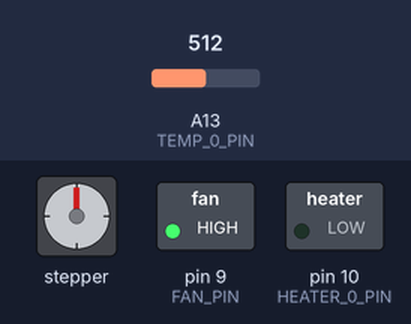
The sketch below on a simulated Arduino Mega 2560, built with avr-gcc and run on an emulated ATmega2560. Parts: stepper motor, switched loads named in the sketch (green lamp = pin HIGH). Wiring (inferred from the names in the program): stepper motor driver (200 steps per turn assumed): step pin 26; direction pin 28; enable pin 24. Inputs (shaded band) come from the test bench; at power-on: A13 (TEMP_0_PIN) = 512. The modem accepts every AT command (registered, SIM ready, sends succeed) and sends nothing else; pins used as bus, display or sensor lines are not drawn.

Above: at 1.2 s.
1.3 s: A13 (TEMP_0_PIN) set to 934
2.8 s: A13 (TEMP_0_PIN) set to 966
At 4.0 s:
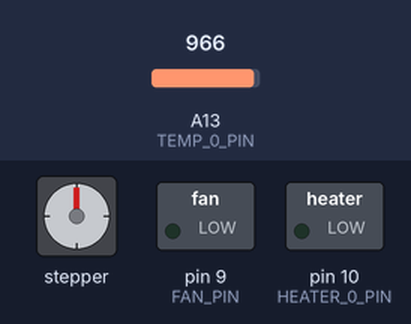
4.3 s: A13 (TEMP_0_PIN) set to 900
At 5.3 s:
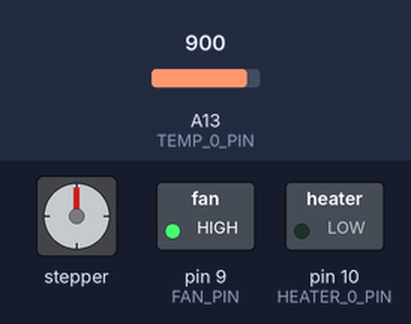
5.8 s: A13 (TEMP_0_PIN) set to 1010
At 6.4 s:
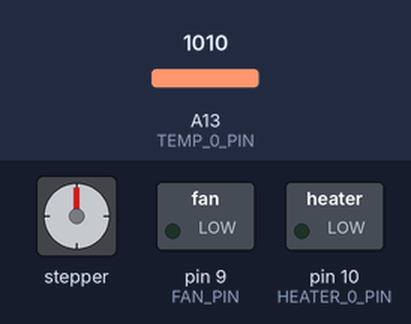
Timing chart, 0 to 8.3 s (numbered marks = the images above; inputs shaded):
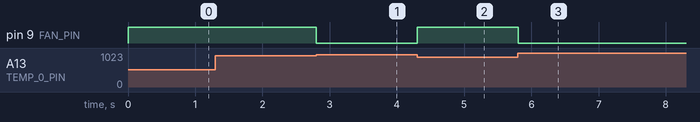

Measured:
- the behaviour switches between 950 and 951 on A13 (TEMP_0_PIN) (found by bisection; images 0 and 1)
- after the input at 1.3 s, every drawn part: stays the same
- after the input at 2.8 s, pin 9 (FAN_PIN): HIGH → LOW at once
- after the input at 4.3 s, pin 9 (FAN_PIN): LOW → HIGH at once
- after the input at 5.8 s, pin 9 (FAN_PIN): HIGH → LOW at once

The sketch:

extruderCtrl.ino
```cpp
#include <Arduino.h>

#include "src/GlobalConfig.h"
#include "src/Pins/App_Pins.h"
#include "src/DebugLED/DebugLED.h"

#if USE_THERMISTOR_TABLE
  #include "src/TableThermistor/TableThermistor.h"
  #include "src/TableThermistor/thermistor_104gt_and_ramps14_table.h"
#else
  #include "src/Thermistor/Thermistor.h"
#endif

#include "src/PID/PID.h"
#include "src/Heater/Heater.h"
#include "src/Heater_control/Heater_control.h"
#define HEATER_CARTRIDGE_RATED_POWER 30.0

#include "src/Fan/Fan.h"
#define  FAN_TURN_ON_TEMP_THRESHOLD  40
#define  FAN_TURN_OFF_TEMP_THRESHOLD 35
#define  FAN_ON  255
#define  FAN_OFF   0

#include "src/Stepper/Stepper.h"

#include "src/Commander/Commander.h"
#include "src/Periodically/Periodically.h"

#define SERIAL_MODULE Serial2

Thermistor*    thrm_ptr;
Pid*           thrm_pid_ptr;
Heater*        htr_ptr;
HeaterControl* htr_ctrl_ptr;
Fan*           fan_ptr;

Commander*     cmdr_ptr;
Periodically*  temp_sender_ptr = nullptr;
Periodically*  extruder_speed_sender_ptr = nullptr;

void fanControl()
{
  if (thrm_ptr->getTemp() >= FAN_TURN_ON_TEMP_THRESHOLD)
  {
    fan_ptr->setSpeed(FAN_ON);
  }
  else if (thrm_ptr->getTemp() <= FAN_TURN_OFF_TEMP_THRESHOLD)
  {
    fan_ptr->setSpeed(FAN_OFF);
  }
  return;
}

void send_temp()
{
  uint8_t msg[5];

  msg[0] = MSG_READ_TEMPERATURE;
  float TempCelsius = thrm_ptr->getTemp();
  memcpy(&(msg[1]), &TempCelsius, sizeof(TempCelsius));

  cmdr_ptr->send_msg((uint8_t*)msg, sizeof(msg));
  return;
}

void periodically_send_temperature(void* context, uint8_t context_length)
{
  uint8_t msg[5];

  msg[0] = MSG_READ_TEMPERATURE;
  float TempCelsius = thrm_ptr->getTemp();
  memcpy(&(msg[1]), &TempCelsius, sizeof(TempCelsius));

  cmdr_ptr->send_msg((uint8_t*)msg, sizeof(msg));
  return;
}

void sendSteppingFreq()
{
  uint8_t msg[5];

  msg[0] = MSG_READ_EXTRUSION_SPEED;
  float stepFreq = stepper_getSteppingFrequency();
  memcpy(&(msg[1]), &stepFreq, sizeof(stepFreq));

  cmdr_ptr->send_msg((uint8_t*)msg, sizeof(msg));
  return;
}

void periodically_send_extruder_speed(void* context, uint8_t context_length)
{
  uint8_t msg[5];

  msg[0] = MSG_READ_EXTRUSION_SPEED;
  float stepFreq = stepper_getSteppingFrequency();
  memcpy(&(msg[1]), &stepFreq, sizeof(stepFreq));

  cmdr_ptr->send_msg((uint8_t*)msg, sizeof(msg));
  return;
}

void start_periodic_messaging()
{
  if (temp_sender_ptr != nullptr)
  {
    temp_sender_ptr->start();
  }
  if (extruder_speed_sender_ptr != nullptr)
  {
    extruder_speed_sender_ptr->start();
  }
  return;
}

void stop_periodic_messaging()
{
  if (temp_sender_ptr != nullptr)
  {
    temp_sender_ptr->stop();
  }
  if (extruder_speed_sender_ptr != nullptr)
  {
    extruder_speed_sender_ptr->stop();
  }
  return;
}

void set_heat_ref(extra_bytes_t* data, uint8_t len)
{
  if (len == 4)
  {
    float temp_ref = (data->arr_f[0]);
    htr_ctrl_ptr->setTempRef(temp_ref);
  }
  return;
}


void set_stepping_freq(extra_bytes_t* data, uint8_t len)
{
  if (len == 4)
  {
    float target_step_freq = (data->arr_f[0]);
    stepper_setSteppingFrequency(target_step_freq);
  }
  return;
}

void blink_debug_led()
{
  LED_debug_blink(LED_PIN);
}

void setup()
{
  /* ===[Heating control]=== */
#if USE_THERMISTOR_TABLE
  thrm_ptr = new Thermistor(TEMP_0_PIN, therm_104gt_ramps14_table, therm_104gt_ramps14_table_len, 10);
#else
  Thermistor_config_t thrm_cfg;
  thrm_cfg.R_vdiv = 4700;
  thrm_cfg.R_T1   = 100000;
  thrm_cfg.T1     = 25;
  thrm_cfg.B      = 4267;

  thrm_ptr = new Thermistor(TEMP_0_PIN, &thrm_cfg, 5);
#endif

  pid_cfg_t pid_cfg;
  pid_cfg.Kp     = 0.15;
  pid_cfg.Ki     = 0.005;
  pid_cfg.Kd     = 0;
  pid_cfg.i_sum0 = 0;
  pid_cfg.u_lim_low  = 0;
  pid_cfg.u_lim_high = 30;

  thrm_pid_ptr = new Pid(&pid_cfg);

  htr_ptr = new Heater(HEATER_0_PIN, HEATER_CARTRIDGE_RATED_POWER);

  htr_ctrl_ptr = new HeaterControl(thrm_ptr, thrm_pid_ptr, htr_ptr, 5);

  fan_ptr = new Fan(FAN_PIN);

  /* ===[Stepper motor control]=== */
  stepper_init(E_STEP_PIN, E_DIR_PIN, E_ENABLE_PIN, 1000);
  stepper_enable();

  /* ===[Serial communication and command interpreter]=== */
  SERIAL_MODULE.begin(9600, SERIAL_8N1);

  cmdr_ptr = new Commander(&SERIAL_MODULE);

  cmdr_ptr->set_extrusion_speed_cb = set_stepping_freq;
  cmdr_ptr->read_extrusion_speed_cb = sendSteppingFreq;

  cmdr_ptr->set_heating_cb = set_heat_ref;
  cmdr_ptr->read_temperature_cb = send_temp;

  cmdr_ptr->blink_debug_led_cb = blink_debug_led;

  //cmdr_ptr->start_periodic_messaging_cb = start_periodic_messaging;
  //cmdr_ptr->stop_periodic_messaging_cb = stop_periodic_messaging;

  temp_sender_ptr           = new Periodically(periodically_send_temperature,    NULL, 0, 1);
  extruder_speed_sender_ptr = new Periodically(periodically_send_extruder_speed, NULL, 0, 0.5);

  cmdr_ptr->enable();
  start_periodic_messaging();
  /* ======== */

  SERIAL_MODULE.println("Setup done!");
}

void loop()
{
  thrm_ptr->PeriodicReadTemp();
  htr_ctrl_ptr->processControl();

  fanControl();

  stepper_process();

  cmdr_ptr->process_incomming();

  temp_sender_ptr->process();
  extruder_speed_sender_ptr->process();

  LED_process();
}
```

Commander.cpp
```cpp
#include "Commander.h"

void default_handler_void() {return;}
void default_handler_data(extra_bytes_t* data, uint8_t len) {return;}

void Commander::init_members()
{
    this->set_extrusion_speed_cb      = default_handler_data;
    this->set_heating_cb              = default_handler_data;
    this->read_extrusion_speed_cb     = default_handler_void;
    this->read_temperature_cb         = default_handler_void;
    this->blink_debug_led_cb          = default_handler_void;
    this->start_periodic_messaging_cb = default_handler_void;
    this->stop_periodic_messaging_cb  = default_handler_void;

    this->enabled = false;

    this->numBytesRcvd = 0;
    this->numBytesTot  = 1;

    this->cmd_code = 0x00;
    for (uint16_t i = 0; i < EXTRA_BYTES_BUFFER_SIZE; i++) {this->extra_data.arr_b[i] = 0x00;}

    this->sumBytesRcvd = 0;
    this->timesInvalidCmdRcvd = 0;

    return;
}

Commander::Commander(HardwareSerial* serial_ptr)
{
    this->sr = serial_ptr;

    this->init_members();
}

#define STD_SERIAL              Serial
#define STD_SERIAL_BAUD_RATE    9600
#define STD_SERIAL_CONFIG       SERIAL_8N1

Commander::Commander()
{
    this->sr = &(STD_SERIAL);
    this->sr->begin(STD_SERIAL_BAUD_RATE, STD_SERIAL_CONFIG);

    this->init_members();
}

Commander::~Commander()
{
    this->process_incomming();
    this->sr->flush();
    this->sr->end();
}

void Commander::enable()
{
    if (this->enabled == false)
    {
        this->enabled = true;
    }
    return;
}

void Commander::send_msg(uint8_t* buf, int16_t len)
{
    if (this->enabled == false)
    {
        return;
    }

    this->sr->write(buf, len);

    return;
}


void Commander::execute_cmd()
{
    switch (this->cmd_code)
    {
    case MSG_SET_EXTRUSION_SPEED:
        this->set_extrusion_speed_cb(&(this->extra_data), this->numBytesTot-1);
        break;

    case MSG_SET_HEATING:
        this->set_heating_cb(&(this->extra_data), this->numBytesTot-1);
        break;

    case MSG_READ_EXTRUSION_SPEED:
        this->read_extrusion_speed_cb();
        break;

    case MSG_READ_TEMPERATURE:
        this->read_temperature_cb();
        break;

    case MSG_BLINK_DEBUG_LED:
        this->blink_debug_led_cb();
        break;

    case MSG_START_PERIODIC_MESSAGING:
        this->start_periodic_messaging_cb();
        break;

    case MSG_STOP_PERIODIC_MESSAGING:
        this->stop_periodic_messaging_cb();
        break;

    default:
        /* Should not hit. Silently ignore. */
        break;
    }

    return;
}

void Commander::process_byte()
{
    /* Process command byte and check if more bytes should be read */
    if (this->numBytesRcvd < 1)
    {
        this->cmd_code = this->sr->read();
        switch (this->cmd_code)
        {
        case MSG_SET_EXTRUSION_SPEED:
            this->numBytesTot  = 5;
            this->numBytesRcvd = 1;
            break;

        case MSG_SET_HEATING:
            this->numBytesTot  = 5;
            this->numBytesRcvd = 1;
            break;

        case MSG_READ_EXTRUSION_SPEED:
            this->numBytesRcvd = 1;
            break;

        case MSG_READ_TEMPERATURE:
            this->numBytesRcvd = 1;
            break;

        case MSG_BLINK_DEBUG_LED:
            this->numBytesRcvd = 1;
            break;

        case MSG_START_PERIODIC_MESSAGING:
            this->numBytesRcvd = 1;
            break;

        case MSG_STOP_PERIODIC_MESSAGING:
            this->numBytesRcvd = 1;
            break;

        default:
            timesInvalidCmdRcvd = timesInvalidCmdRcvd + 1;
            break;
        }
    }

    /* Read numBytesTot-1 extra bytes */
    else if (this->numBytesRcvd < this->numBytesTot)
    {
        (this->extra_data.arr_b)[this->numBytesRcvd-1] = this->sr->read();
        this->numBytesRcvd = this->numBytesRcvd + 1;
    }

    /* Execute command when all bytes have been read */
    if (this->numBytesRcvd >= this->numBytesTot)
    {
        this->execute_cmd();
        this->sumBytesRcvd = this->sumBytesRcvd + this->numBytesTot;
        this->numBytesTot  = 1;
        this->numBytesRcvd = 0;
    }

    return;
}

void Commander::process_incomming()
{
    if (this->enabled == false)
    {
        return;
    }

    while (this->sr->available() > 0)
    {
        this->process_byte();
    }

    return;
}
```

Commander.h
```cpp
#ifndef COMMANDER_H__
#define COMMANDER_H__

#include <Arduino.h>

#define MSG_SET_HEATING              'H'
#define MSG_SET_EXTRUSION_SPEED      'X'
#define MSG_READ_TEMPERATURE         'T'
#define MSG_READ_EXTRUSION_SPEED     'E'
#define MSG_BLINK_DEBUG_LED          'B'
#define MSG_START_PERIODIC_MESSAGING 'Y'
#define MSG_STOP_PERIODIC_MESSAGING  'N'


#define EXTRA_BYTES_BUFFER_SIZE 4

typedef union
{
    float    arr_f[EXTRA_BYTES_BUFFER_SIZE/4];
    uint16_t arr_w[EXTRA_BYTES_BUFFER_SIZE/2];
    uint8_t  arr_b[EXTRA_BYTES_BUFFER_SIZE];
} extra_bytes_t;

typedef void (*cmd_handler_void_cb)(void);
typedef void (*cmd_handler_data_cb)(extra_bytes_t*, uint8_t); // (data, data_length)

/*
 * Usage:
 *   1. Call one of the constructors,
 *   2. Populate handlers,
 *   3. enable communication with enable(),
 *   4. Call process_incomming() periodically.
 */
class Commander
{
public:
    Commander(HardwareSerial* serial_ptr);
    Commander();
    ~Commander();

    void enable();

    void send_msg(uint8_t* buf, int16_t len);
    void process_incomming();

    cmd_handler_data_cb set_extrusion_speed_cb;
    cmd_handler_data_cb set_heating_cb;
    cmd_handler_void_cb read_extrusion_speed_cb;
    cmd_handler_void_cb read_temperature_cb;
    cmd_handler_void_cb blink_debug_led_cb;
    cmd_handler_void_cb start_periodic_messaging_cb;
    cmd_handler_void_cb stop_periodic_messaging_cb;

private:
    void init_members();
    void execute_cmd();
    void process_byte();

    HardwareSerial* sr;

    boolean enabled;

    uint8_t       cmd_code;
    extra_bytes_t extra_data;

    uint8_t numBytesRcvd;
    uint8_t numBytesTot;

    int16_t sumBytesRcvd;
    int16_t timesInvalidCmdRcvd;
};

#endif /* COMMANDER_H__ */
```

DebugLED.cpp
```cpp
#include "DebugLED.h"

void LED_startup_blink(uint8_t led_pin)
{
    pinMode(led_pin, OUTPUT);

    digitalWrite(led_pin, HIGH);
    delay(500);
    digitalWrite(led_pin, LOW);
    delay(500);
    digitalWrite(led_pin, HIGH);
    delay(500);
    digitalWrite(led_pin, LOW);
    delay(500);

    pinMode(led_pin, INPUT);
    return;
}

void LED_init_done_blink(uint8_t led_pin)
{
    pinMode(led_pin, OUTPUT);

    digitalWrite(led_pin, HIGH);
    delay(250);
    digitalWrite(led_pin, LOW);
    delay(250);
    digitalWrite(led_pin, HIGH);
    delay(250);
    digitalWrite(led_pin, LOW);
    delay(250);
    digitalWrite(led_pin, HIGH);
    delay(250);
    digitalWrite(led_pin, LOW);
    delay(250);
    digitalWrite(led_pin, HIGH);
    delay(250);
    digitalWrite(led_pin, LOW);
    delay(250);

    pinMode(led_pin, INPUT);
    return;
}

#define PROCESS_LED_FREQ 10
uint32_t next_process_time_m = 0;
boolean blink_ones_m = false;
uint8_t blink_ones_led_pin = 0;
uint8_t counter_m = 0;

void LED_debug_blink(uint8_t led_pin)
{
    if (blink_ones_m == true)
    {
        return;
    }
    blink_ones_m = true;
    blink_ones_led_pin = led_pin;

    pinMode(blink_ones_led_pin, OUTPUT);
    return;
}

void stop_debug_blink()
{
    blink_ones_m = false;
    counter_m = 0;
    pinMode(blink_ones_led_pin, INPUT);
    return;
}

void LED_process()
{
    uint32_t time = millis();
    if (time >= next_process_time_m)
    {
        if (blink_ones_m == true)
        {
            counter_m++;
            switch (counter_m)
            {
            case 5:
                digitalWrite(blink_ones_led_pin, HIGH);
                break;

            case 10:
                digitalWrite(blink_ones_led_pin, LOW);
                stop_debug_blink();
                break;

            default:
                break;
            }

        }

        next_process_time_m = time + (uint32_t)(1000.0/PROCESS_LED_FREQ);
    }
    return;
}
```

DebugLED.h
```cpp
#ifndef DEBUG_LED_H__
#define DEBUG_LED_H__

#include <Arduino.h>

void LED_startup_blink(uint8_t led_pin);

void LED_init_done_blink(uint8_t led_pin);

void LED_debug_blink(uint8_t led_pin);

void LED_process();

#endif /* DEBUG_LED_H__ */
```

Fan.cpp
```cpp
#include <Arduino.h>

#include "Fan.h"

Fan::Fan(uint8_t fan_pin)
{
    this->pin = fan_pin;
    pinMode(this->pin, OUTPUT);

    this->speed = 0;
}

Fan::~Fan()
{

}

uint8_t Fan::getPin()
{
    return this->pin;
}

void Fan::setSpeed(uint8_t fan_speed)
{
    this->speed = fan_speed;

    analogWrite(this->pin, this->speed);

    return;
}

uint8_t Fan::getSpeed()
{
    return this->speed;
}
```

Fan.h
```cpp
#ifndef FAN_H__
#define FAN_H__

#include <Arduino.h>

class Fan
{
public:
    Fan(uint8_t fan_pin);
    ~Fan();
    uint8_t getPin();

    void setSpeed(uint8_t fan_speed);
    uint8_t getSpeed();

private:
    uint8_t speed;
    uint8_t pin;
};

#endif /* FAN_H__ */
```

Heater.cpp
```cpp
#include "Heater.h"

Heater::Heater(uint8_t heater_pin, float rated_power)
{
    this->pin = heater_pin;
    this->heater_rated_power = rated_power;
    this->power_to_byte = (float)(255.0/rated_power);
    this->heating_level = 0;
}

Heater::~Heater()
{
    analogWrite(this->pin, 0);
}

uint8_t Heater::getPin()
{
    return this->pin;
}

void Heater::setOutputHeat(float power)
{
    this->heating_level = power;

    analogWrite(this->pin, (uint8_t)(this->heating_level*this->power_to_byte));
}

float Heater::getHeatingLevel()
{
    return this->heating_level;
}
```

Heater.h
```cpp
#ifndef HEATER_H__
#define HEATER_H__

#include <Arduino.h>

class Heater
{
public:
    Heater(uint8_t heater_pin, float rated_power);
    ~Heater();
    uint8_t getPin();

    void setOutputHeat(float power);
    float getHeatingLevel();

private:
    uint8_t pin;
    float   heater_rated_power;
    float   power_to_byte;
    float   heating_level;
};

#endif /* HEATER_H__ */
```

Heater_control.cpp
```cpp
#include "Heater_control.h"

#define HEATER_CONTROL_MIN_FREQ   0.1
#define HEATER_CONTROL_MAX_FREQ  50.0

#define HEATER_CONTROL_TEMP_REF_INIT  0 // Celsius

HeaterControl::HeaterControl(Thermistor* thrm, Pid* reg, Heater* htr, float ctrl_freq)
{
    this->thermistor = thrm;
    this->regulator  = reg;
    this->heater     = htr;

    this->temperatureReference = HEATER_CONTROL_TEMP_REF_INIT;

    this->setCtrlFreq(ctrl_freq);
}

HeaterControl::~HeaterControl()
{

}

void HeaterControl::setCtrlFreq(float ctrl_freq)
{
    if (ctrl_freq <= HEATER_CONTROL_MIN_FREQ)
    {
        this->period = 1000.0/HEATER_CONTROL_MIN_FREQ;
    }
    else if (ctrl_freq >= HEATER_CONTROL_MAX_FREQ)
    {
        this->period = 1000.0/HEATER_CONTROL_MAX_FREQ;
    }
    else
    {
        this->period = 1000.0/ctrl_freq;
    }

    this->next_read_time = 0;

    return;
}

void HeaterControl::setTempRef(float ref)
{
    this->temperatureReference = ref;
    return;
}

void HeaterControl::processControl()
{
    uint32_t time = millis();
    if (time >= this->next_read_time)
    {
        /* Read temperature (Celcius) */
        float temperature = this->thermistor->getTemp();

        /* Calculate current error in temperature */
        float temperatureError = this->temperatureReference - temperature;

        /* Calculate control signal */
        float u = this->regulator->get_u(temperatureError);

        /* Output control signal (power) to heater block */
        this->heater->setOutputHeat(u);

        /* Set next time for control calculations */
        this->next_read_time = time + this->period;
    }

    return;
}
```

Heater_control.h
```cpp
#ifndef HEATER_CONTROL_H__
#define HEATER_CONTROL_H__

#include <Arduino.h>

#include "../GlobalConfig.h"

#if USE_THERMISTOR_TABLE
#include "../TableThermistor/TableThermistor.h"
#else
#include "../Thermistor/Thermistor.h"
#endif

#include "../PID/PID.h"
#include "../Heater/Heater.h"

class HeaterControl
{
public:
    HeaterControl(Thermistor* thrm, Pid* reg, Heater* htr, float ctrl_freq);
    ~HeaterControl();

    void setCtrlFreq(float ctrl_freq);
    void setTempRef(float ref);

    void processControl();

private:
    Thermistor* thermistor;
    Pid*        regulator;
    Heater*     heater;

    float temperatureReference;

    float    period; // in ms
    uint32_t next_read_time; // in ms
};

#endif /* HEATER_CONTROL_H__ */
```

PID.h
```cpp
#ifndef PID_H__
#define PID_H__

typedef struct
{
    float Kp;
    float Ki;
    float Kd;
    float i_sum0;
    float u_lim_low;
    float u_lim_high;
} pid_cfg_t;

class Pid
{
public:
    Pid(pid_cfg_t* cfg);
    Pid(float Kp, float Ki, float Kd, float i_sum0, float u_lim_low, float u_lim_high);
    ~Pid();

    float get_u(float error);
    void  set_iSum(float i_sum0);

private:
    float P;
    float I;
    float D;

    float i_sum;

    float u_lim_low;
    float u_lim_high;

    float e;
    float e_prev;

    uint32_t t;
    uint32_t t_prev;

    float u;
};

#endif /* PID_H__ */
```

GlobalConfig.h
```cpp
#ifndef GLOBAL_CONFIG_H__
#define GLOBAL_CONFIG_H__

#define USE_THERMISTOR_TABLE 1

#endif /* GLOBAL_CONFIG_H__ */
```

Source omitted: PID.cpp (1640 bytes), Periodically.cpp (1239 bytes), Periodically.h (577 bytes), Stepper.cpp (7984 bytes), Stepper.h (531 bytes), TableThermistor.cpp (2287 bytes), TableThermistor.h (780 bytes), or_104gt_and_ramps14_table.h (851 bytes), Thermistor.cpp (2436 bytes), Thermistor.h (1032 bytes), App_Pins.h (304 bytes)
